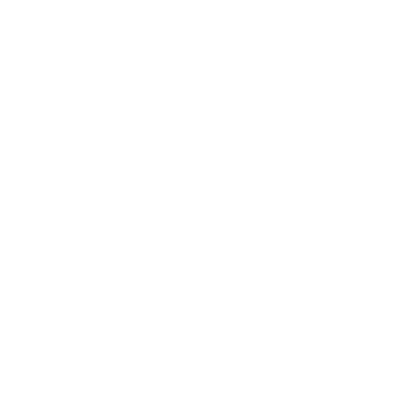
Frame 1 (no input)
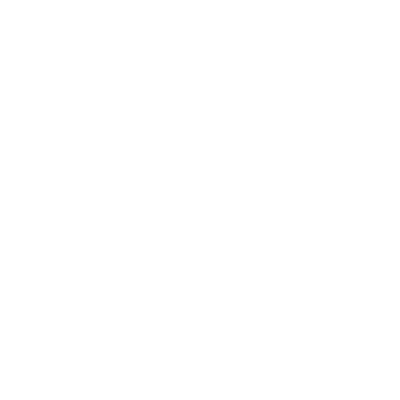
Frame 60 (no input)
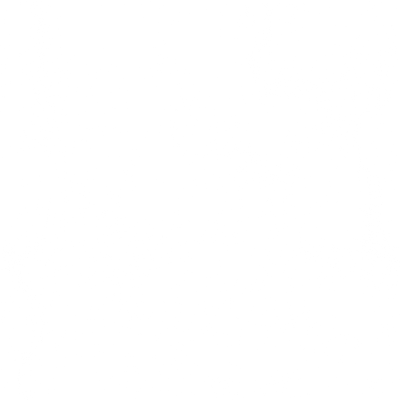
Frame 120 (the mouse pressed at the canvas centre since frame 60)

The p5.js sketch that drew these frames (run headless with seeded random() and noise() and a simulated clock; from frame 60 on, the mouse is pressed at the canvas centre):

// p5.js sketch
// ── sketch.js
var inc = 0.1;
var scl = 10;
var cols, rows;

var zoff = 0;

var particle = [];

var flowfield;




var cX, cY;

cX = 400;
cY = 400;

let button;

function setup() {
  
   canv = createCanvas(cX, cY);
  
  
  //position canvas
  let canvX = (windowWidth - cX)/2;
  let canvY = (windowHeight - cY)/2 + 80; 
  canv.position(canvX, canvY);
  
  
 // pixelDensity(1);
  cols = floor(width/scl);
  rows = floor(height/scl);
  fr = createP(''); 
  
  flowfield = new Array(cols * rows);
  
  for( var i = 0; i < 500; i++){
  particle[i] = new Particle();     
  }
  background(255);
}





function draw() {
  var yoff = 0;
  for (var y = 0; y < rows; y++) {
      var xoff = 0;
      for (var x = 0; x < cols; x++) {
      var index = (x + y * cols);      
      var angle = noise(xoff, yoff, zoff) * TWO_PI * 4;
      var v = p5.Vector.fromAngle(angle);
      v.setMag(1);
      flowfield[index] = v;
      xoff += inc;      
      stroke(0, 50);
     // push();
     // translate(x*scl, y*scl)
     // rotate(v.heading());
     // strokeWeight(1); 
     // line(0, 0, scl, 0)
      
     // pop();
     
    }
    
    yoff += inc;
    
    zoff += 0.0003;
  }
  for(var i = 0; i < particle.length; i++){
     particle[i].follow(flowfield);
     particle[i].update();
     particle[i].edges(); 
     particle[i].show();
  }  

 // fr.html(floor(frameRate()));
  
  
  
}


// ── particle.js
function Particle(){
  this.pos = createVector(random(width),random(height));
  this.vel = createVector(0,0);
  this.acc = createVector(0,0);
  this.maxspeed = 4;  
  
  this.prevPos = this.pos.copy();

  
  this.follow = function(vectors){
    
    var x = floor(this.pos.x/scl);
    var y = floor(this.pos.y/scl);
    var index = x + y * cols;   
    var force = vectors[index];
    this.applyForce(force);
    
    
  }
  
  
  
  
  
  this.update = function(){
    this.vel.add(this.acc);
    this.vel.limit(this.maxspeed);
    this.pos.add(this.vel);   
    this.acc.mult(0);
    
    
    
  }
  
  this.applyForce = function(force) {
    
    this.acc.add(force);
  }
  
  this.show = function() {
    
    stroke (0, 2);
    strokeWeight(.5);
    line(this.pos.x, this.pos.y, this.prevPos.x, this.prevPos.y)
   // point(this.pos.x, this.pos.y);
    this.updatePrev();
    
  }
  
  this.updatePrev = function(){
     this.prevPos.x = this.pos.x;
     this.prevPos.y = this.pos.y;
  }
  
  
  
  this.edges = function(){
    if (this.pos.x > width){
      this.pos.x = 0;
    this.updatePrev();
    } 
    if (this.pos.x < 0) {
      this.pos.x = width;
      this.updatePrev();
    }
    if (this.pos.y > height){
      this.pos.y = 0;
      this.updatePrev();
    }
    if (this.pos.y < 0){
      this.pos.y = height;
      this.updatePrev();
    }

    
  }  
}
// ── style.css
html, body {
  margin: 0;
  padding: 0;
  
  text-align: center;
  font-family: Arial;
  background-color: black
  ;
}
canvas {
  display: block;
}
